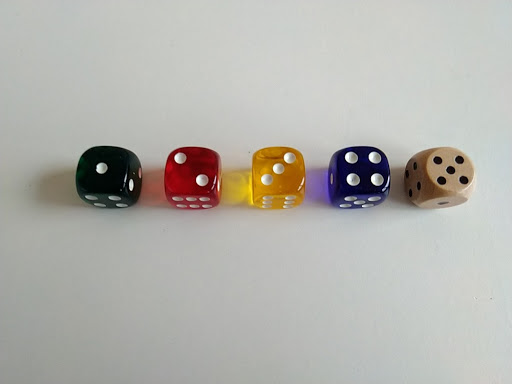
#> input picture kepek/11.jpg, 512 x 384 px; its folder holds only this picture in this run
$ python kockadobas.py
#> lines starting #> are read from the running program, lines starting #| are printed output that depends on the picture; after the words box and inside, x2 and y2 are one past the last pixel; in counts of white or black regions, pixels touching at a corner belong together
### vizsgalat.py
import numpy as np
import cv2
def vizsgal(kep, megjelenit):
#> called with kep = './kepek/11.jpg', megjelenit = 1
    I = cv2.imread(kep)
#> I is the input picture: shape (384, 512, 3); mean B, G, R 172.6, 178, 179.5


    # kép átméretezése a vizsgálathoz, hogy a dobokocka pottyei kozel azonosak legyenek
    # Ezzel szeretném kiküszöbölni, hogy azonos távolságból, de más felbontással
    # készült képeken is mukodjon
    #print(I.shape)

    x = 2000 / I.shape[0]
#> x = 5.21
    y = x
#> y = 5.21

    I = cv2.resize(I, None, None, x, y, cv2.INTER_CUBIC)
#> I: shape (2000, 2667, 3)
    I_k = I.copy()

    I_kszurke = cv2.cvtColor(I_k.astype(np.uint8), cv2.COLOR_BGR2GRAY)
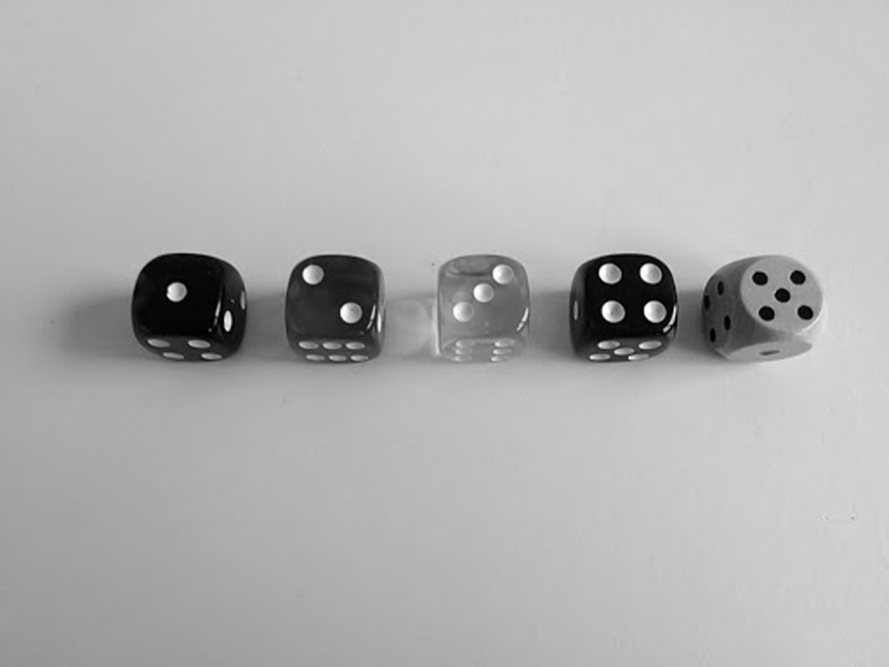
#> I_kszurke: shape (2000, 2667) (shown at 1/3 size); min 0, max 255, mean 177.9

    I_kmedian = cv2.medianBlur(I_kszurke, 11)
    # Struktúráló elem
    k = np.ones((3, 3))

    # Morfológiai zárás. Az apró hibákat eltünteti az objektum felületén.
    I_kmedian = cv2.morphologyEx(I_kmedian, cv2.MORPH_CLOSE, k)

    #mini = 250
    #maxi = 255
    #I_derivalt = cv2.Canny(I_median, mini, maxi)

    rows = I_kmedian.shape[0]
#> rows = 2000
    circles = cv2.HoughCircles(I_kmedian, cv2.HOUGH_GRADIENT, 1, rows / 100,
                            param1=240, param2=23,
                            minRadius=1, maxRadius=50)
#> circles = 14 rows, first 8: [1841.5, 930.5, 36], [1965.5, 932.5, 33.7], [1053.5, 935.5, 32.7], [1826.5, 819.5, 29.3], [527.5, 876.5, 27.3], [938.5, 820.5, 31], [2417.5, 935.5, 23.9], [1951.5, 817.5, 31.5]
    korok =0
    if circles is not None:
        circles = np.uint16(np.around(circles))
#> circles = 14 rows, first 8: [1842, 930, 36], [1966, 932, 34], [1054, 936, 33], [1826, 820, 29], [528, 876, 27], [938, 820, 31], [2418, 936, 24], [1952, 818, 32]
        for i in circles[0, :]:
            center = (i[0], i[1])
            #print(center, i[2])
            # circle center
            cv2.circle(I_k, center, 1, (255, 0, 0), 8)
            # circle outline
            radius = i[2]
            cv2.circle(I_k, center, radius, (0, 255, 0), 8)
            korok= korok+1
#> this loop made 14 passes
#> (center, radius) on passes 1 to 12: ((1842, 930), 36), ((1966, 932), 34), ((1054, 936), 33), ((1826, 820), 29), ((528, 876), 27), ((938, 820), 31), ((2418, 936), 24), ((1952, 818), 32), ((2348, 886), 22), ((2394, 832), 22), ((2300, 940), 21), ((1504, 822), 27)
#> after the loop, korok = 14

    x = 500 / I_k.shape[0]
#> x = 0.25
    y = x
#> y = 0.25

    I_k = cv2.resize(I_k, None, None, x, y, cv2.INTER_CUBIC)
#> I_k: shape (500, 667, 3)
    I_kmedian = cv2.resize(I_kmedian, None, None, x, y, cv2.INTER_CUBIC)
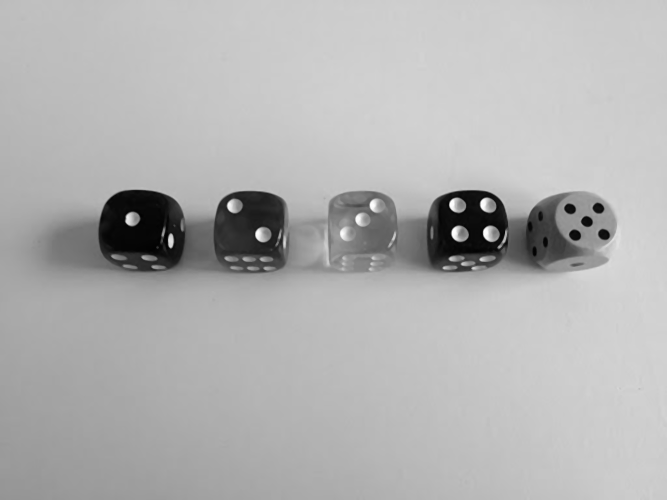
#> I_kmedian: shape (500, 667); min 0, max 255, mean 177.9

    ### Dobokockak szamlalasa ####

    x = 500 / I.shape[0]
    y = x
    I = cv2.resize(I, None, None, x, y, cv2.INTER_LINEAR)
#> I: shape (500, 667, 3)

    I_szurke = cv2.cvtColor(I.astype(np.uint8), cv2.COLOR_BGR2GRAY)
    I_median = cv2.medianBlur(I_szurke, 41)
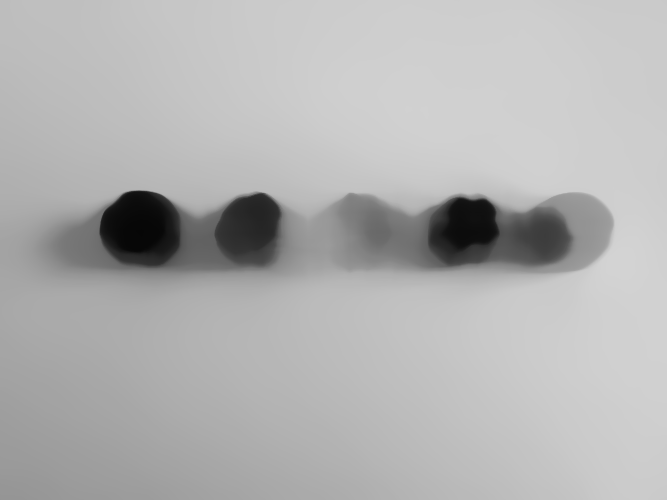
#> I_median: shape (500, 667); min 6, max 211, mean 178.7

    # Struktúráló elem
    k = np.ones((20, 20))

    mini = 0
    maxi = 40
    I_median = cv2.Canny(I_median, mini, maxi)
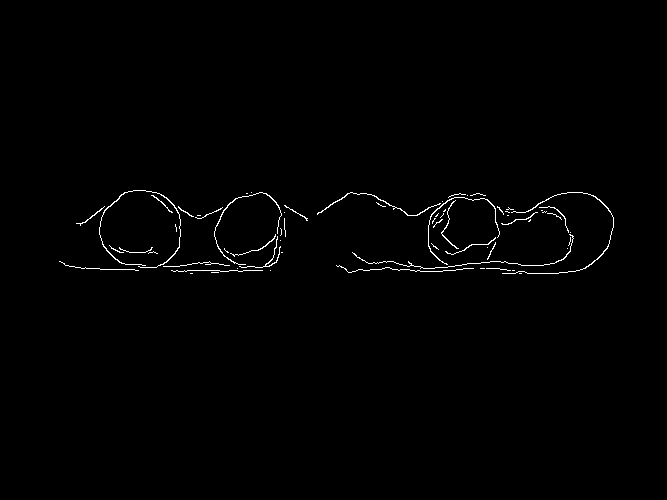
#> I_median: shape (500, 667); 0.82% white in thin lines or dots, all inside (x1, y1, x2, y2) = (59, 190, 614, 274)
    # Morfológiai zárás. Az apró hibákat eltünteti az objektum felületén.
    I_median = cv2.morphologyEx(I_median, cv2.MORPH_CLOSE, k)
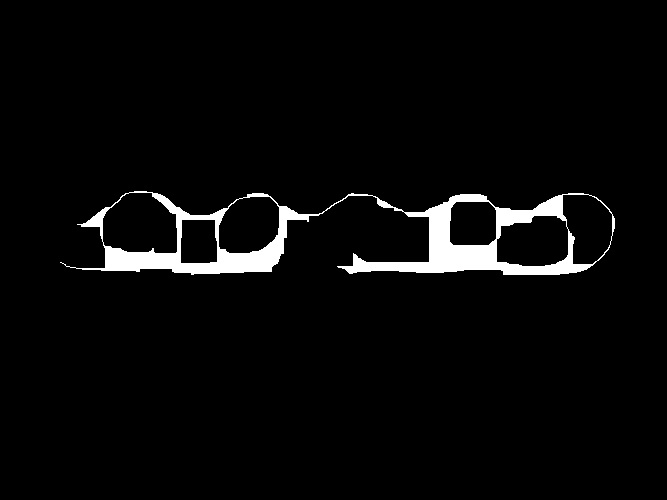
#> I_median: shape (500, 667); 3.6% white; 1 white region, box (x1, y1, x2, y2) and area: (60, 191, 615, 275) 11848
    #cv2.imshow("I_median", I_median)


    rows = I_median.shape[0]
#> rows = 500
    circles = cv2.HoughCircles(I_median, cv2.HOUGH_GRADIENT, 1, rows / 20,
                            param1=200, param2=15,
                            minRadius=10, maxRadius=60)
#> circles = [[137.5, 231.5, 37.2], [257.5, 231.5, 39.9], [574.5, 229.5, 36.9], [543.5, 234.5, 30.9], [466.5, 229.5, 28.8], [232.5, 232.5, 19.3]]
    kocka = 0
    if circles is not None:
        circles = np.uint16(np.around(circles))
#> circles = [[138, 232, 37], [258, 232, 40], [574, 230, 37], [544, 234, 31], [466, 230, 29], [232, 232, 19]]
        for i in circles[0, :]:
            center = (i[0], i[1])
            #print(center, i[2])
            # circle center
            cv2.circle(I_k, center, 1, (255, 0, 0), 1)
            # circle outline
            radius = i[2]
            cv2.circle(I_k, center, radius+15, (255, 0, 0), 3)
            kocka= kocka + 1
#> this loop made 6 passes
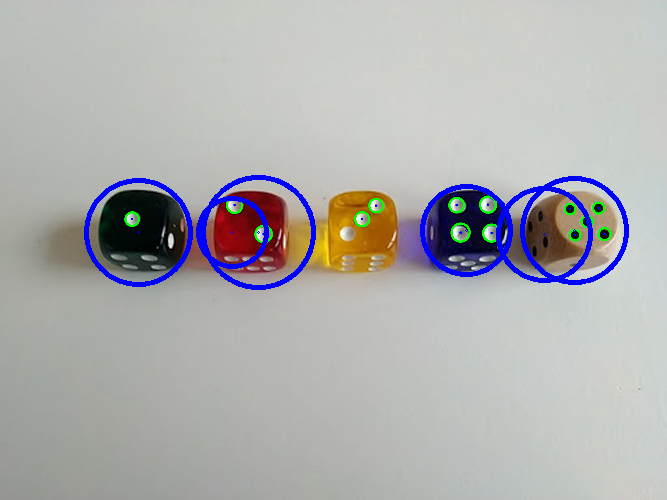
#> I_k: shape (500, 667, 3); mean B, G, R 175.4, 175, 175.2
#> after the loop, kocka = 6

    vege = 0
    if (megjelenit):

        ##------------###


        #Eredmeny kiiratasa
        text = 'Ossz.: ' + str(korok) + ' Kocka(k): ' + str(kocka)
#> text = 'Ossz.: 14 Kocka(k): 6'
        cv2.putText(I_k,text,(10,30),0,1,(0,255,0), 4, cv2.LINE_AA)
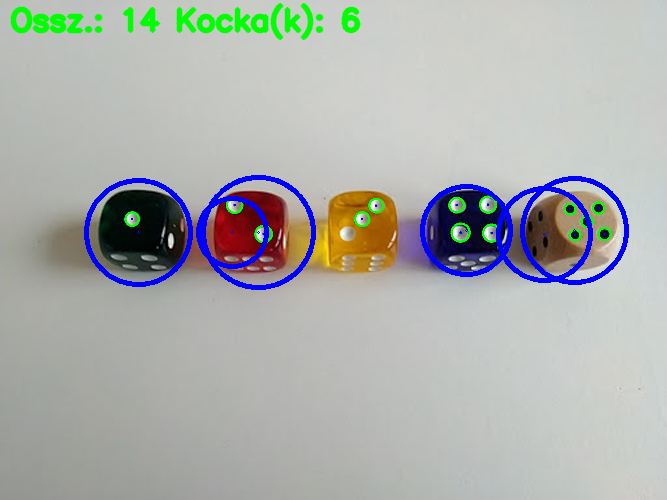
#> I_k: shape (500, 667, 3); 1.49% of pixels changed, all inside (x1, y1, x2, y2) = (10, 3, 361, 41)

        # [5 lines of commented-out code are left out]
        cv2.imshow("detected circles " + kep, I_k)
        vege = cv2.waitKey(0)
#> (key Esc is pressed here)
        cv2.destroyAllWindows()
    return [kep,korok,kocka,vege]

### kockadobas.py
dirname = './kepek'     # eleresi utvonal
'''
Dobókocka számláló alkalmazás: Bármilyen fényviszony és háttér előtt
képes legyen megszámlálni maximum 4 db dobókocka összértékét illetve
a dobókockák darabszámát is jelezze ki.
'''
'''
    A feladat megoldásánál abból indultam ki, hogy minden dobókocka
    fehér
'''
from vizsgalat import vizsgal
import numpy as np
import cv2
import os

def megjelenit(kep):
    kepe = cv2.haveImageReader(kep) #le ellenorizuk, hogy egy kep utvolat kaptuk-e meg
    if (not kepe):
        print(str(kep) + ':\tEz nem kep!')
    else:
        eredmeny = vizsgal(kep,1)   # az elso parameter a kepet adja at, a masodik a képek megjeleniteset engedelyezi
#> eredmeny = ['./kepek/11.jpg', 14, 6, 27]
        print(kep)     # eredmeny: kor, kocka, waitKey(0) erteke
        cv2.destroyAllWindows()
        if eredmeny[3] == 113: # q -re kilepunk a kepek feldolgozasabol
            return -1


print("Kérem adja meg a kep elérési útvonalát,\nkülönben ./kepek mappa tartalma jelenik meg,\nez esetben a 'q' lenyomásával kiléphet:")
utvonal = input()

if utvonal:
    megjelenit(utvonal)
else:
    dirlist = os.scandir(dirname)   # fajlok, es mappak listazasa mappából
    for e in dirlist:   # vegig iteralunk a neveken
        utvonal = dirname + '/'+ e.name # teljes eleres
        if megjelenit(utvonal):
            break

cv2.destroyAllWindows()

$ run again, on kepek/20.jpg
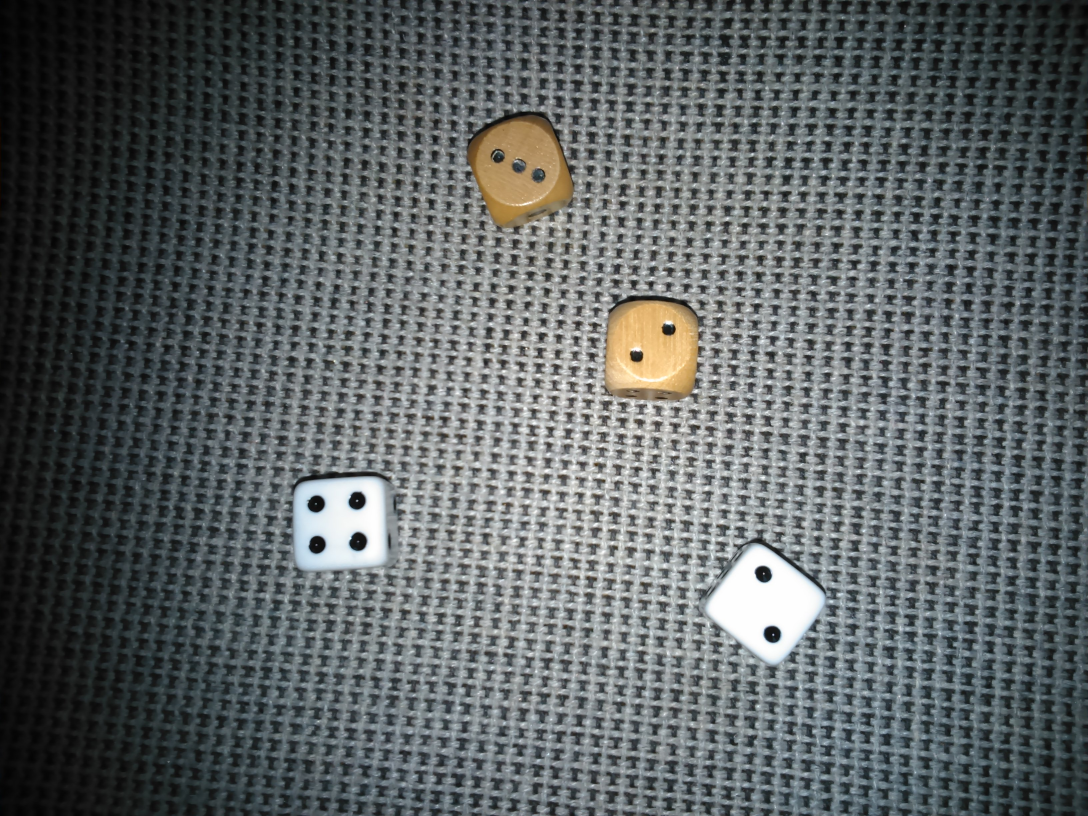
#> input picture kepek/20.jpg, 3264 x 2448 px (shown at 1/3 size)
#> in vizsgal, I is the input picture: shape (2448, 3264, 3); mean B, G, R 99.2, 98.3, 92.8
#> in vizsgal, `circles = cv2.HoughCircles(I_kmedian, cv2.HOUGH_GRADIENT, 1, rows / 10..`: circles = [[874.5, 1227.5, 20.1], [776.5, 1335.5, 20.1], [1893.5, 1553.5, 21.3], [1318.5, 429.5, 17.8], [774.5, 1233.5, 20.4], [755.5, 1214.5, 36.6], [1872.5, 1409.5, 17.7], [875.5, 1327.5, 21.8], [1560.5, 871.5, 15], [1637.5, 805.5, 15.5], [2488.5, 1259.5, 7.4], [1643.5, 635.5, 7.4]]
#> in vizsgal, `circles = np.uint16(np.around(circles))`: circles = [[874, 1228, 20], [776, 1336, 20], [1894, 1554, 21], [1318, 430, 18], [774, 1234, 20], [756, 1214, 37], [1872, 1410, 18], [876, 1328, 22], [1560, 872, 15], [1638, 806, 16], [2488, 1260, 7], [1644, 636, 7]]
#> the loop in vizsgal, `for i in circles[0, :]:` made 12 passes
#> after the loop in vizsgal, `for i in circles[0, :]:`: korok = 12
#> in vizsgal, `I_median = cv2.morphologyEx(I_median, cv2.MORPH_CLOSE, k)`:
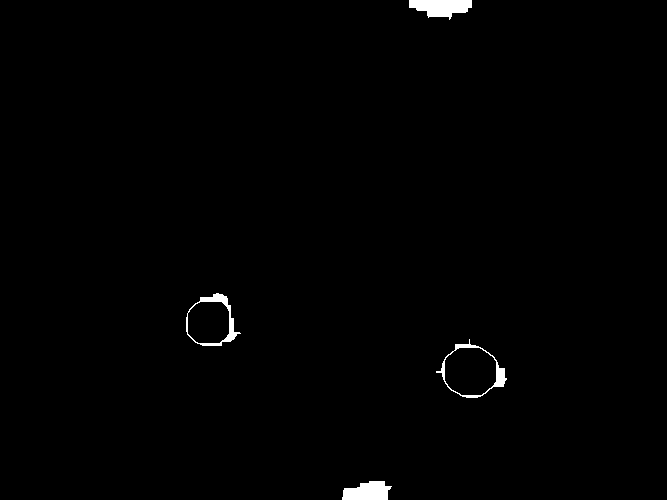
#> I_median: shape (500, 667); 0.79% white; 4 white regions, box (x1, y1, x2, y2) and area: (409, 0, 472, 20) 844, (342, 481, 392, 500) 719, (186, 293, 241, 346) 548, (436, 339, 507, 398) 519
#> in vizsgal, `circles = cv2.HoughCircles(I_median, cv2.HOUGH_GRADIENT, 1, rows / 20,..`: circles = [[469.5, 370.5, 25.7], [207.5, 322.5, 22.9]]
#> in vizsgal, `circles = np.uint16(np.around(circles))`: circles = [[470, 370, 26], [208, 322, 23]]
#> the loop in vizsgal, `for i in circles[0, :]:` made 2 passes
#> (center, radius, kocka) on passes 1 to 2: ((470, 370), 26, 1), ((208, 322), 23, 2)
#> after the loop in vizsgal, `for i in circles[0, :]:`: kocka = 2
#> text = 'Ossz.: 12 Kocka(k): 2'
#> in vizsgal, `cv2.putText(I_k,text,(10,30),0,1,(0,255,0), 4, cv2.LINE_AA)`:
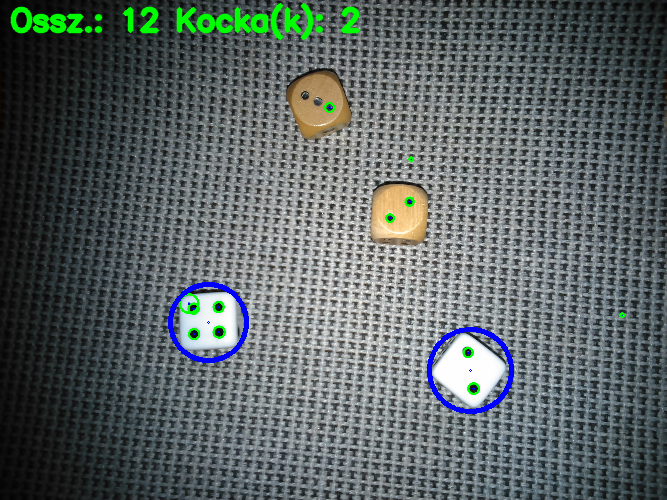
#> I_k: shape (500, 667, 3); mean B, G, R 99.3, 100, 91
#> eredmeny = ['./kepek/20.jpg', 12, 2, 27]

$ run again, on kepek/12.jpg
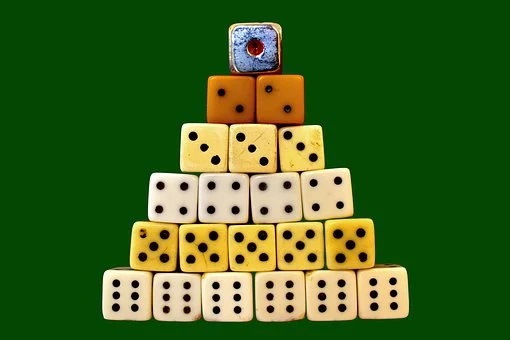
#> input picture kepek/12.jpg, 510 x 340 px
#> in vizsgal, I is the input picture: shape (340, 510, 3); mean B, G, R 33.2, 98.6, 61.2
#> in vizsgal, `circles = cv2.HoughCircles(I_kmedian, cv2.HOUGH_GRADIENT, 1, rows / 10..`: circles = 71 rows, first 8: [1135.5, 800.5, 26.7], [1767.5, 861.5, 24.3], [1765.5, 1443.5, 26.4], [1987.5, 1062.5, 23.4], [1269.5, 1678.5, 21.6], [1384.5, 1236.5, 23.6], [1480.5, 1453.5, 28.6], [2317.5, 1799.5, 22.8]
#> in vizsgal, `circles = np.uint16(np.around(circles))`: circles = 71 rows, first 8: [1136, 800, 27], [1768, 862, 24], [1766, 1444, 26], [1988, 1062, 23], [1270, 1678, 22], [1384, 1236, 24], [1480, 1454, 29], [2318, 1800, 23]
#> the loop in vizsgal, `for i in circles[0, :]:` made 71 passes
#> after the loop in vizsgal, `for i in circles[0, :]:`: korok = 71
#> in vizsgal, `circles = cv2.HoughCircles(I_median, cv2.HOUGH_GRADIENT, 1, rows / 20,..`: circles = None
#> text = 'Ossz.: 71 Kocka(k): 0'
#> in vizsgal, `cv2.putText(I_k,text,(10,30),0,1,(0,255,0), 4, cv2.LINE_AA)`:
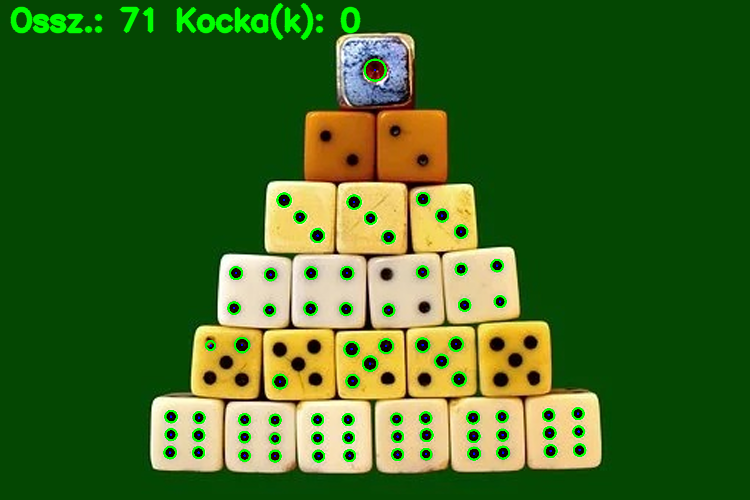
#> I_k: shape (500, 750, 3); mean B, G, R 32.4, 103, 59.3
#> eredmeny = ['./kepek/12.jpg', 71, 0, 27]
